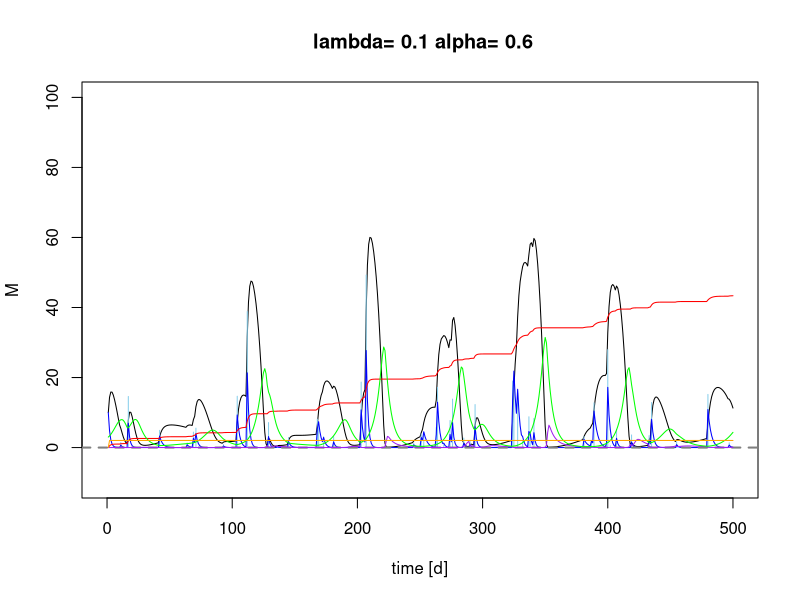
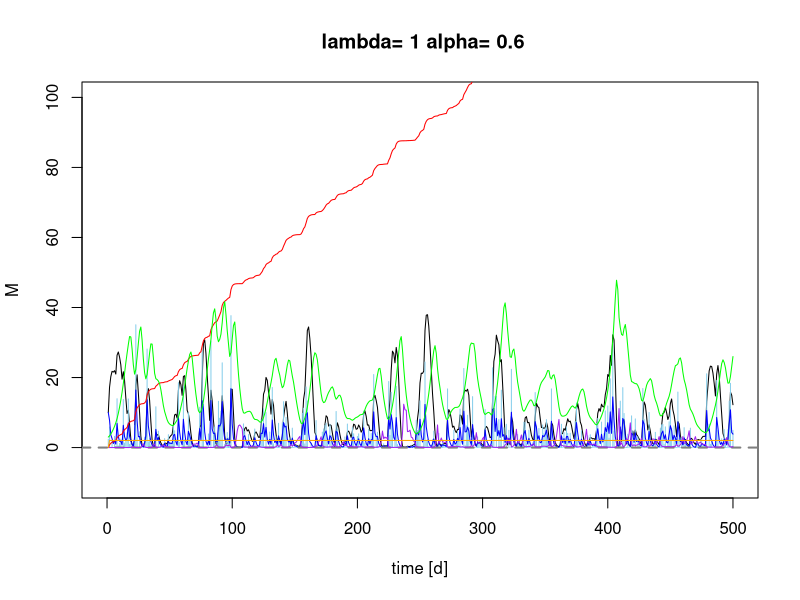
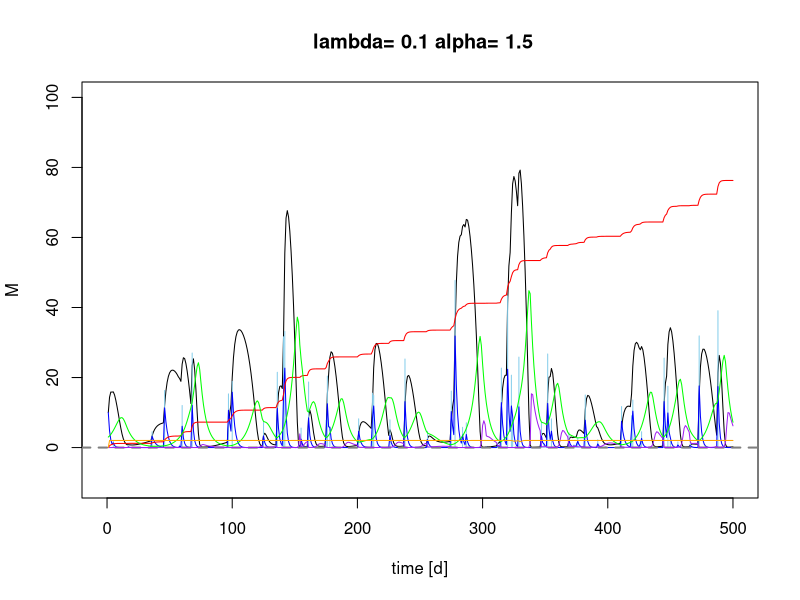
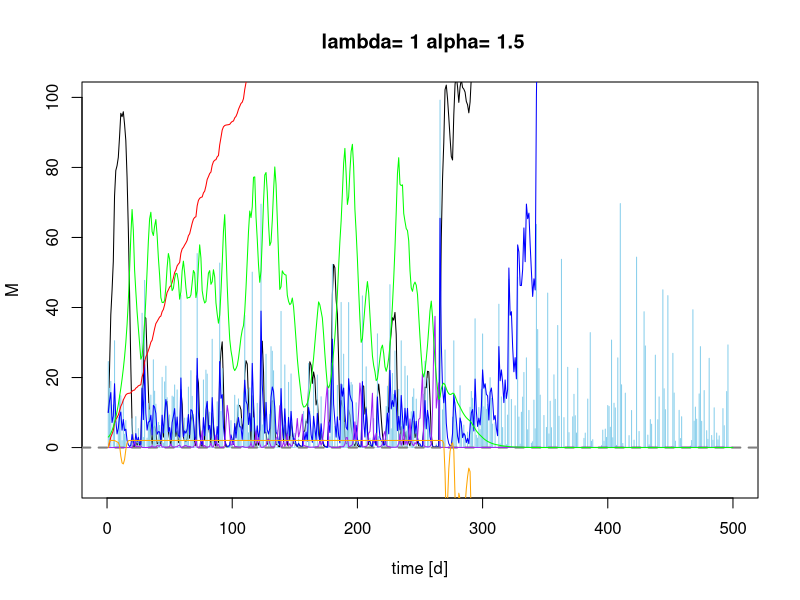
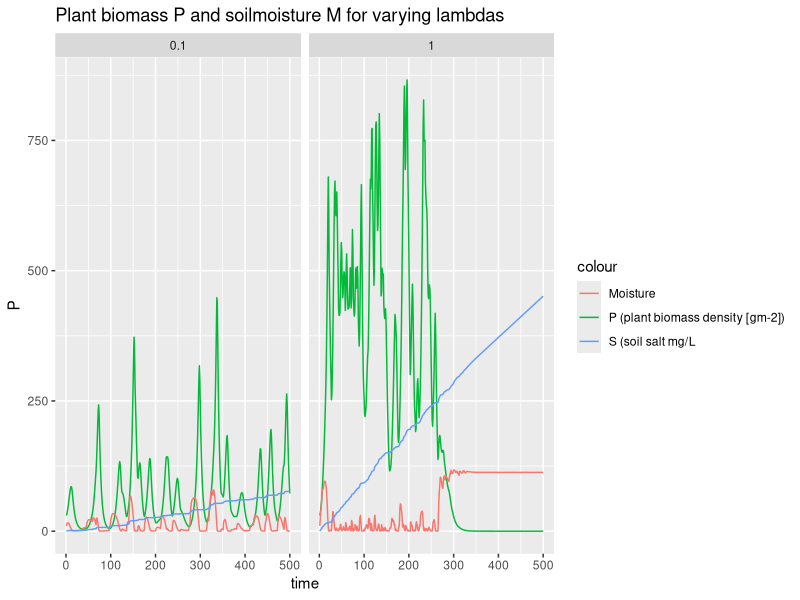
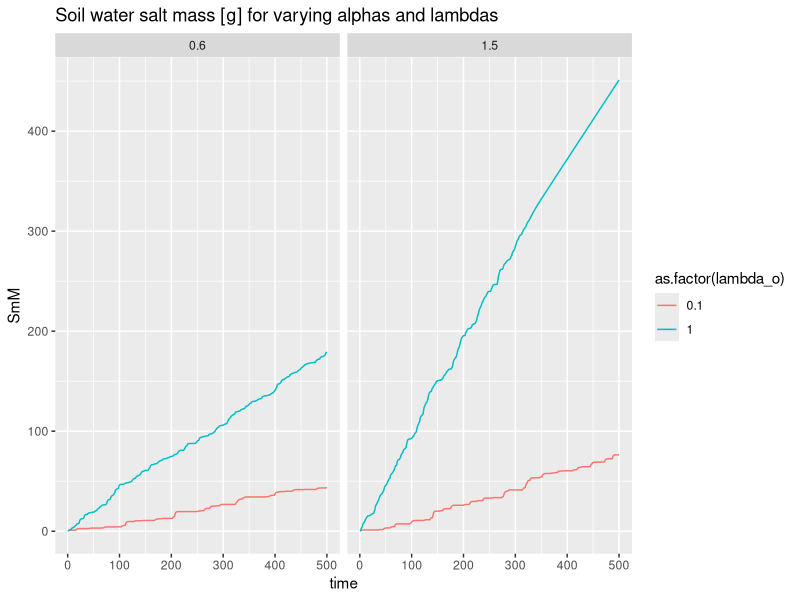

The R source for these figures, in order:
## ---- chunk 1

 # Sandy Clay Loam
    n<-0.367 # porosity
    # more soil variables for evaporation & losses
    # Hydraulic conductivity
    K_s<-52.08*10 # mm/day
    # campbell's b
    b<-6.4069 # neurotheta sandy clay loam
    # van Genuchten parameters
#     avg <- 0.0521
#     nvg <- 1.237
    s_fc<-0.2677/n # Field capacity
    # This is the bubbling pressure
    psi_s_bar<--1.2E-3 #
 
   h1bar =  -psi_s_bar 
   hb = psi_s_bar*-10^5 # mm
 

  Z =3000 # [mm] actual groundwater depth 

# parameters describing the soil
  soilpar <- list(b = b, n = n, s_fc = s_fc, K_s = K_s, 
                psi_s_bar = psi_s_bar, h1bar = h1bar, hb = hb)
    #................................................
    # Vegetation 1 (Grass)
    # paspalum secateum F-I and R-I, 2004

    Zr = 400 # soil depth (mm)   Check Also Table 2...Fernandez-Illescas and Rodriguez-Iturbe...2001


 # parameters describing the root zone   
  vegpar <- list(Zr = Zr)


# parameters describing plant dynamics and salt features

  alpha_i=1 #maximum infiltration rate per day (K_s and therefore soil type dependency in balances function code)

  k=12 # Saco et al, 2013
  W0=0.2 # Saco et al, 2013
  gmax=0.05 # Saco et al, 2013
  k1=5 # Saco et al, 2013
  c=10  # Saco et al, 2013
  f= 1  # f is the soil salt leaching efficiency (whether some salt is retained)
  ConcConst = 0.1 # ConcConst is the concentration of the salt in the infiltrating water in g/l
  CM.gw = 0.1 # salt concentration in groundwater
  d=0.24 # fraction of plant mortality
  
  par <- list(alpha_i=alpha_i,k=k, W0=W0, gmax=gmax, k1=k1, c=c, f=f, ConcConst=ConcConst, CM.gw= CM.gw, d=d)
## ---- chunk 2
Infil <- function(h,P, par){
  
  I=par$alpha_i*h*(P+par$k*par$W0)/(P+par$k)
  
  return (I)
}
## ---- chunk 3

WU <- function(M,P,par){ 
# using Svir in here means scaling Svir back to M, easier to do at Svir in balances  
#  WU=par$gmax*((M*(1+Svir))/(((M*(1+Svir))+par$k1)))*P 
  WU=par$gmax*(M/((M+par$k1)))*P 
  
  return(WU)
}
## ---- chunk 4
#******************************************
# based on Salvucci, 1993
L_n <- function(M,Z,soilpar,vegpar) {
   Zr <- vegpar$Zr
   hb <- - soilpar$psi_s_bar*10^5 # (mm?)
   #soilpar$s_fc <- (Z/hb)^(-1/soilpar$b)
   
   s=M/(soilpar$n*vegpar$Zr)
  
   psi = hb*s^-soilpar$b
 
   m=2 + 3/soilpar$b#5.64  # in Salvucci's paper it is called n, but I called it m here to not confuse it with porosity


q <-((Z/hb)^(-m)-(psi/hb)^(-m))/(1+(psi/hb)^(-m)+(m-1)*(Z/hb)^(-m))#/(soilpar$n*Zr) # 

# Mass flux

flux <- soilpar$K_s*q

return(flux)
}



## ---- chunk 5
Precip <- function(time,alpha,lambda,delta) {
  # generate a vector of times between rainfall events > delta
  f_P<-floor(rexp(time,lambda*exp(-delta/alpha))) # vector of times between rainfall occurrences (equation 4 & 8)
  # generate a binary vector from this (impulse function)
  binary.vec <- unlist(lapply(1:time,function(i) c(rep(0,f_P[i]),1)))
  R <- rexp(length(binary.vec),1/alpha)*binary.vec 
  return(R[1:time])
}
## ---- chunk 6

Gr <- function(M,P,par) { 
  
  Gr = par$c*WU(M,P,par)
  
  return(Gr)
}
## ---- chunk 7
Mo <- function(P,M,Svir,par) {
  # needs to be M/Svir because both are "large" numbers
  # you want a number ~1 for multiplication, or <0.1 for addition
  Mo = P*(par$d*(M/Svir))
  
  return(Mo)

}
## ---- chunk 8
balances <- function(Rain, par, plotit=T,
                      soilpar,
                      vegpar){
   

  
# Storage vectors for the daily steps are initialized.

   M <- rep(0,length(Rain)) # soil moisture [mm]
   h <- rep(0,length(Rain)) # infiltration depth [mm]
   P <- rep(0,length(Rain)) #biomass density []
   CM<- rep(0,length(Rain)) # Salt concentration in soil water in g/L or g/mm
   SmI<- rep(0,length(Rain)) # Salt mass in infiltrating water [g]
   SmM <- rep(0,length(Rain)) # Salt mass in soil water [g]
   In <- rep(0,length(Rain)) # infiltration [mm]

   Svir <- rep(0,length(Rain)) # virtual saturation
   flux<- rep(0,length(Rain)) # drainage and capillary rise flux, according to sign



# Initial values to start the simulation.

   
   M[1] <- 10
   h[1] <- 10 
   P[1] <- 30
   CM[1]<- 0
   Svir[1] <- M[1]



# We decided to split the numerical calculations for the daily into 12 substeps.

   deltat <- 12 # split in 12 increments

  
# Storage vectors for the substeps are initialized.

   M_sub <- rep(0,deltat)
   h_sub <- rep(0,deltat)
   I_sub <- rep(0,deltat)
   WU_sub <-rep(0,deltat) # Water uptake in mm
   P_sub <- rep(0,deltat) 
   Gr_sub <- rep(0,deltat) # Growth of biomass
   Mo_sub<- rep(0,deltat) # Mortality of biomass
   SmI_sub <- rep(0,deltat) 
   SmM_sub<- rep(0,deltat) 
   CM_sub<- rep(0,deltat) 
  Svir_sub <- rep(0,deltat) # virtual saturation

   flux_sub<-rep(0,deltat) # calculates leakage loss without evaporation loss

   U_salt <-rep(0,deltat) # Salt mass rising
   L_salt <-rep(0,deltat) # salt mass drained


  
   timeincr= 1/deltat
   
  for (t in 2:length(Rain)){
    
    for (tt in 1:(deltat-1)) {
      
      h.old <- ifelse(tt==1,h[t-1],h_sub[tt])
      P.old <- ifelse(tt==1,P[t-1],P_sub[tt])
      M.old <- ifelse(tt==1,M[t-1],M_sub[tt])
      SmI.old <-ifelse(tt==1,SmI[t-1],SmI_sub[tt])
      CM.old <-ifelse(tt==1,CM[t-1],CM_sub[tt])
      Svir.old <-ifelse(tt==1,Svir[t-1],Svir_sub[tt])


  # Balance for water depth on soil
  h_sub[tt+1] <- h.old + ifelse(tt==1,(10*Rain[t]),0) 
      #- Infil(h.old, P.old,par)*timeincr

  # Infiltration
  par$alpha_i <- ifelse(h_sub[tt+1]<soilpar$K_s*timeincr, 1,
                      (1-(h_sub[tt+1]-soilpar$K_s*timeincr)/h_sub[tt+1]))
  # Calculate infiltration and recalculate h_sub   
  I_sub[tt] <- Infil(h.old, P.old,par)*timeincr
  h_sub[tt+1] <- h_sub[tt+1] - I_sub[tt] 

# Now do all plant uptake and growth
# water uptake by plants: include infiltration in available water

      WU_sub[tt] <- WU(M=Svir.old,P.old,par)*timeincr 
      
      # growth rate
      Gr_sub[tt] <- Gr(M=Svir.old, P.old,par)*timeincr 
      # Mortality
      Mo_sub[tt]<- Mo(P.old,M=M.old, Svir=Svir.old, par)*timeincr
      # calculate plant biomass balance
      P_sub[tt + 1] <- P.old + Gr_sub[tt]- Mo_sub[tt] 

 # 1. Update soil moisture with infiltration
      M_sub[tt + 1] <- M.old + I_sub[tt] - WU_sub[tt]      
      
 # 2. calculate leaching and capillary rise amount
  flux_sub[tt+1]<-do.call(L_n,list(M=M_sub[tt+1],Z=Z,soilpar=soilpar,vegpar=vegpar))

# 3. final adjust soil moisture for leaching or capillary rise
 
   M_sub[tt + 1] <-  M_sub[tt + 1] + flux_sub[tt+1]*timeincr


# calculate saltbalance

# Salt leaching
    L_salt[tt+1] <- ifelse(flux_sub[tt+1]<0,
                           par$f*CM_sub[tt+1]*flux_sub[tt+1]*timeincr,0)
    # leaching of salt

# salt upflow
    U_salt[tt+1] <- ifelse(flux_sub[tt+1]>0, 
                           par$CM.gw*flux_sub[tt+1]*timeincr,0) 
    # rise of salt

# salt mass coming in with infiltration
      SmI_sub[tt+1]<- SmI.old + I_sub[tt]*par$ConcConst 

#salt mass in soil
     SmM_sub[tt+1] <- SmI_sub[tt+1] + U_salt[tt+1] - L_salt[tt+1]
# Calculate salt concentration in the soil
   CM_sub[tt+1]<- (SmM_sub[tt+1]/M_sub[tt+1])*(1/58.44) # 
    
# Virtual saturation (Shah et al., 2012), here in [mm] to be in the same unit as M
    Svir_sub[tt + 1]<-soilpar$n*vegpar$Zr*((soilpar$h1bar*10^-1)^(1/soilpar$b))*
                     ((soilpar$h1bar*10^-1)*(M_sub[tt + 1]/
                       (soilpar$n*vegpar$Zr))^(-soilpar$b)
                       +(3.6*CM_sub[tt + 1]))^(-1/soilpar$b)

    } 
  
# Aggregating the substep results to daily values.

    P[t] = P_sub[deltat]
    M[t] = M_sub[deltat]
    h[t] = h_sub[deltat]
    CM[t] = CM_sub[deltat]
    SmM[t] = SmM_sub[deltat] 
    SmI[t]=SmI_sub[deltat]
    In[t]= sum(I_sub)
    flux[t] = sum(flux_sub)
    Svir[t] = Svir_sub[deltat]

}


# Plotting
 
if (plotit==T) {  
  plot(M, type="l",ylim=c(-10,100),xlim=c(0,time),xlab=("time [d]"), main=paste(" lambda=", lambda[j],"alpha=", alpha[i]))
  points(Rain*10, type="h", col="skyblue")
   
    lines(h,type="l", col="blue")
    abline(h=0, col="Gray50",lwd=2,lty=2)

    lines(SmM,type="l", col="red")
    lines(CM,type="l", col="purple")
    lines(P/10,type="l", col="green")
    lines(flux,type="l", col="orange")
  
 
#  legend("topright", title="Variables",cex=1, pt.cex=0.2, c("Moisture [mm]","Rainfall [mm]*10","overland flow depth[mm] ","salt mass in soil water [g]", "salt concentration in soil water [g/l]", "Plant biomass density [g/m^2]/10"),
#          col=c("black","skyblue","blue","red","purple","green"),lty=1)
#  
}

Out <- data.frame(P=P,M=M,h=h, CM=CM, SmM=SmM, In=In, flux=flux, Svir=Svir)
return(Out)
}
## ---- chunk 9
alpha <- c(0.6,1.5) 
lambda <- c(0.1,1)

Store <- list()
sub_store <- list()
time <- 500
delta <- 0
set.seed(1000)
## ---- chunk 10
#source("Rainfall.R")


for (i in 1:length(alpha)) {
  
for (j in 1:length(lambda)) {
    # generate the rainfall
    Rain <- Precip(time,alpha[i],lambda[j],delta)
    Rainlist <- data.frame(Precip(time,alpha[i],lambda[j],delta)) 
    
    sub_store[[j]] <-data.frame(alpha_o=rep(alpha[i],time),
                                lambda_o=rep(lambda[j],time),
                                balances(Rain,plotit=T, par=par,
                                soilpar, vegpar))
  }
  Store[[i]] <- sub_store
}
## ---- chunk 11
require(ggplot2)
lambda_sum <- do.call(rbind,Store[][[2]])
lambda_sum$time <- rep(1:time,length(lambda))

pl <- ggplot(lambda_sum,aes(x=time,y=P, colour="P (plant biomass density [gm-2])")) + geom_line()
pl  <- pl + geom_line(aes(x=time,y=M, colour="Moisture"))  
pl <- pl +  facet_wrap(~lambda_o)   
pl  + ggtitle("Plant biomass P and soilmoisture M for varying lambdas") +  geom_line(aes(x=time, y=SmM, colour= "S (soil salt mg/L")) + theme(plot.title = element_text(lineheight=.4))
## ---- chunk 12
lambda_sum_all <- do.call(rbind,do.call(rbind,Store))
lambda_sum_all$time <- rep(rep(1:time,length(lambda)),length(alpha))


pa <- ggplot(lambda_sum_all,aes(x=time,y=SmM,col=as.factor(lambda_o))) + geom_line(linetype=1) 
# pa <- pa + + scale_color_gradient(low="blue", high="red")
pa <- pa  + facet_wrap(~alpha_o) + ggtitle("Soil water salt mass [g] for varying alphas and lambdas") + theme(plot.title = element_text(lineheight=.4))
pa  
